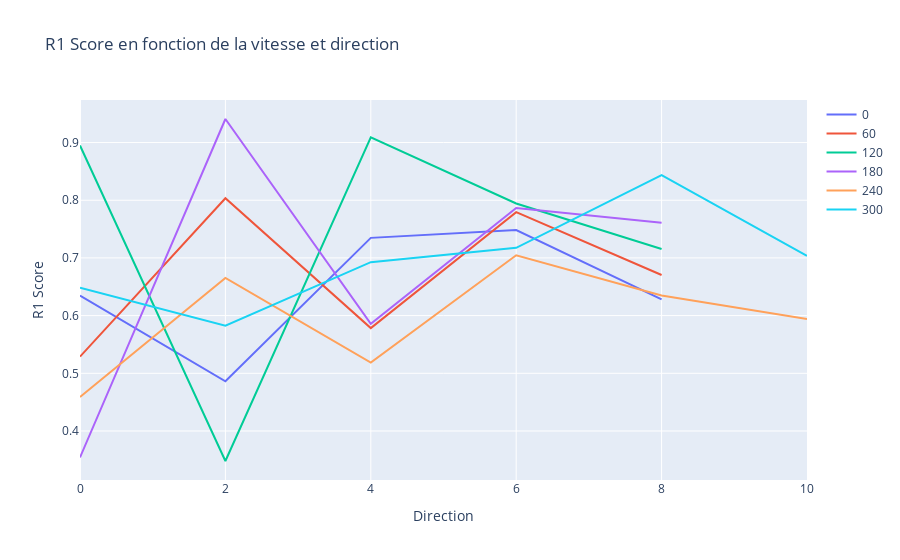

The notebook cell saved with this chart:
### Code cell
import plotly.graph_objects as go
fig = go.Figure()

for i,angle_range in enumerate(intervals): 
    speed = np.arange(len(angle_range),step=2)
    scores = []
    for v_range in  angle_range:
        scores.append(rgrsr_esperance.score(v_range.iloc[:,:4].values,v_range.iloc[:,4]))
    fig.add_trace(go.Scatter(x=speed, y=scores,mode='lines',name=i*60))

fig.update_layout(
    title="R1 Score en fonction de la vitesse et direction",
    xaxis_title="Direction",
    yaxis_title="R1 Score",
)
fig.show()

### Figure 1 — Plotly figure (JSON) as saved in the notebook; plotly's stock layout.template omitted (floating-point values rounded to 4 significant figures)
{"data": [{"mode": "lines", "name": "0", "type": "scatter", "x": [0, 2, 4, 6, 8], "y": [0.6348, 0.4862, 0.7348, 0.7484, 0.6282, 0.68, 0.6178, 0.5077, 0.139, 0.7246]}, {"mode": "lines", "name": "60", "type": "scatter", "x": [0, 2, 4, 6, 8], "y": [0.5289, 0.8035, 0.5783, 0.7793, 0.6703, 0.5943, 0.463, 0.5773, 0.7067, 0.9063]}, {"mode": "lines", "name": "120", "type": "scatter", "x": [0, 2, 4, 6, 8], "y": [0.8948, 0.348, 0.9092, 0.7943, 0.7155, 0.7511, 0.6217, 0.6022, 0.3318, 0.8404]}, {"mode": "lines", "name": "180", "type": "scatter", "x": [0, 2, 4, 6, 8], "y": [0.3542, 0.9408, 0.5858, 0.7865, 0.7611, 0.6766, 0.5889, 0.7542, 0.4816, 0.8709]}, {"mode": "lines", "name": "240", "type": "scatter", "x": [0, 2, 4, 6, 8, 10], "y": [0.4588, 0.6654, 0.5185, 0.7046, 0.6348, 0.5942, 0.5382, 0.6368, 0.5105, 0.4126, -0.2822]}, {"mode": "lines", "name": "300", "type": "scatter", "x": [0, 2, 4, 6, 8, 10], "y": [0.6483, 0.5827, 0.6927, 0.7175, 0.8435, 0.7037, 0.5437, 0.5827, 0.6722, 0.5607, -14.9]}], "layout": {"title": {"text": "R1 Score en fonction de la vitesse et direction"}, "xaxis": {"title": {"text": "Direction"}}, "yaxis": {"title": {"text": "R1 Score"}}}}
